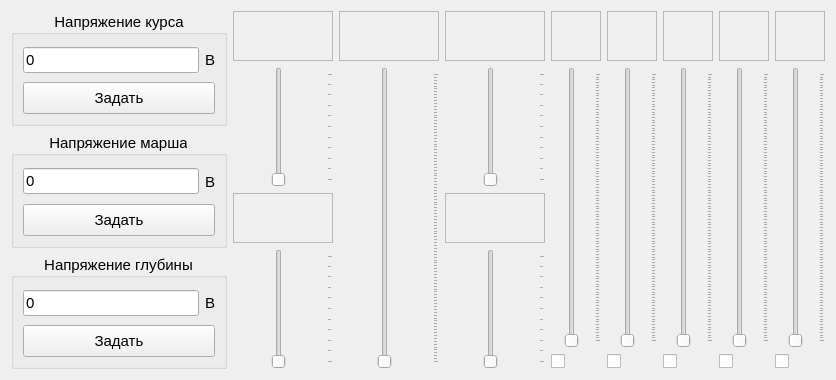
<?xml version="1.0" encoding="UTF-8"?>
<ui version="4.0">
 <class>Debug_Form</class>
 <widget class="QWidget" name="Debug_Form">
  <property name="geometry">
   <rect>
    <x>0</x>
    <y>0</y>
    <width>836</width>
    <height>380</height>
   </rect>
  </property>
  <property name="windowTitle">
   <string>Form</string>
  </property>
  <layout class="QHBoxLayout" name="horizontalLayout">
   <item>
    <layout class="QVBoxLayout" name="verticalLayout_4">
     <item>
      <widget class="QGroupBox" name="groupBox">
       <property name="font">
        <font>
         <pointsize>11</pointsize>
        </font>
       </property>
       <property name="title">
        <string>Напряжение курса</string>
       </property>
       <property name="alignment">
        <set>Qt::AlignCenter</set>
       </property>
       <layout class="QVBoxLayout" name="verticalLayout">
        <item>
         <layout class="QHBoxLayout" name="horizontalLayout_3">
          <item>
           <widget class="QLineEdit" name="le_kurs">
            <property name="text">
             <string>0</string>
            </property>
           </widget>
          </item>
          <item>
           <widget class="QLabel" name="label_2">
            <property name="text">
             <string>В</string>
            </property>
            <property name="alignment">
             <set>Qt::AlignCenter</set>
            </property>
           </widget>
          </item>
         </layout>
        </item>
        <item>
         <widget class="QPushButton" name="btn_setKurs">
          <property name="sizePolicy">
           <sizepolicy hsizetype="Preferred" vsizetype="Preferred">
            <horstretch>0</horstretch>
            <verstretch>0</verstretch>
           </sizepolicy>
          </property>
          <property name="text">
           <string>Задать</string>
          </property>
         </widget>
        </item>
       </layout>
      </widget>
     </item>
     <item>
      <widget class="QGroupBox" name="groupBox_2">
       <property name="font">
        <font>
         <pointsize>11</pointsize>
        </font>
       </property>
       <property name="title">
        <string>Напряжение марша</string>
       </property>
       <property name="alignment">
        <set>Qt::AlignCenter</set>
       </property>
       <layout class="QVBoxLayout" name="verticalLayout_2">
        <item>
         <layout class="QHBoxLayout" name="horizontalLayout_2">
          <item>
           <widget class="QLineEdit" name="le_marsh">
            <property name="text">
             <string>0</string>
            </property>
           </widget>
          </item>
          <item>
           <widget class="QLabel" name="label">
            <property name="text">
             <string>В</string>
            </property>
            <property name="alignment">
             <set>Qt::AlignCenter</set>
            </property>
           </widget>
          </item>
         </layout>
        </item>
        <item>
         <widget class="QPushButton" name="btn_setMarsh">
          <property name="sizePolicy">
           <sizepolicy hsizetype="Preferred" vsizetype="Preferred">
            <horstretch>0</horstretch>
            <verstretch>0</verstretch>
           </sizepolicy>
          </property>
          <property name="text">
           <string>Задать</string>
          </property>
         </widget>
        </item>
       </layout>
      </widget>
     </item>
     <item>
      <widget class="QGroupBox" name="groupBox_3">
       <property name="font">
        <font>
         <pointsize>11</pointsize>
        </font>
       </property>
       <property name="title">
        <string>Напряжение глубины</string>
       </property>
       <property name="alignment">
        <set>Qt::AlignCenter</set>
       </property>
       <layout class="QVBoxLayout" name="verticalLayout_3">
        <item>
         <layout class="QHBoxLayout" name="horizontalLayout_4">
          <item>
           <widget class="QLineEdit" name="le_depth">
            <property name="text">
             <string>0</string>
            </property>
           </widget>
          </item>
          <item>
           <widget class="QLabel" name="label_3">
            <property name="text">
             <string>В</string>
            </property>
            <property name="alignment">
             <set>Qt::AlignCenter</set>
            </property>
           </widget>
          </item>
         </layout>
        </item>
        <item>
         <widget class="QPushButton" name="btn_setDepth">
          <property name="sizePolicy">
           <sizepolicy hsizetype="Preferred" vsizetype="Preferred">
            <horstretch>0</horstretch>
            <verstretch>0</verstretch>
           </sizepolicy>
          </property>
          <property name="text">
           <string>Задать</string>
          </property>
         </widget>
        </item>
       </layout>
      </widget>
     </item>
    </layout>
   </item>
   <item>
    <layout class="QVBoxLayout" name="verticalLayout_5">
     <item>
      <widget class="QLabel" name="lbl_yaw">
       <property name="sizePolicy">
        <sizepolicy hsizetype="Preferred" vsizetype="Minimum">
         <horstretch>0</horstretch>
         <verstretch>0</verstretch>
        </sizepolicy>
       </property>
       <property name="minimumSize">
        <size>
         <width>100</width>
         <height>50</height>
        </size>
       </property>
       <property name="frameShape">
        <enum>QFrame::StyledPanel</enum>
       </property>
       <property name="text">
        <string/>
       </property>
       <property name="alignment">
        <set>Qt::AlignCenter</set>
       </property>
      </widget>
     </item>
     <item>
      <widget class="QSlider" name="sl_yaw">
       <property name="sizePolicy">
        <sizepolicy hsizetype="Preferred" vsizetype="Expanding">
         <horstretch>0</horstretch>
         <verstretch>0</verstretch>
        </sizepolicy>
       </property>
       <property name="orientation">
        <enum>Qt::Vertical</enum>
       </property>
       <property name="tickPosition">
        <enum>QSlider::TicksBelow</enum>
       </property>
      </widget>
     </item>
     <item>
      <widget class="QLabel" name="lbl_yawDes">
       <property name="sizePolicy">
        <sizepolicy hsizetype="Preferred" vsizetype="Minimum">
         <horstretch>0</horstretch>
         <verstretch>0</verstretch>
        </sizepolicy>
       </property>
       <property name="minimumSize">
        <size>
         <width>100</width>
         <height>50</height>
        </size>
       </property>
       <property name="frameShape">
        <enum>QFrame::StyledPanel</enum>
       </property>
       <property name="text">
        <string/>
       </property>
       <property name="alignment">
        <set>Qt::AlignCenter</set>
       </property>
      </widget>
     </item>
     <item>
      <widget class="QSlider" name="sl_yawDes">
       <property name="sizePolicy">
        <sizepolicy hsizetype="Preferred" vsizetype="Expanding">
         <horstretch>0</horstretch>
         <verstretch>0</verstretch>
        </sizepolicy>
       </property>
       <property name="orientation">
        <enum>Qt::Vertical</enum>
       </property>
       <property name="tickPosition">
        <enum>QSlider::TicksBelow</enum>
       </property>
      </widget>
     </item>
    </layout>
   </item>
   <item>
    <layout class="QVBoxLayout" name="verticalLayout_7">
     <item>
      <widget class="QLabel" name="lbl_pitch">
       <property name="sizePolicy">
        <sizepolicy hsizetype="Preferred" vsizetype="Minimum">
         <horstretch>0</horstretch>
         <verstretch>0</verstretch>
        </sizepolicy>
       </property>
       <property name="minimumSize">
        <size>
         <width>100</width>
         <height>50</height>
        </size>
       </property>
       <property name="frameShape">
        <enum>QFrame::StyledPanel</enum>
       </property>
       <property name="text">
        <string/>
       </property>
       <property name="alignment">
        <set>Qt::AlignCenter</set>
       </property>
      </widget>
     </item>
     <item>
      <widget class="QSlider" name="sl_pitch">
       <property name="sizePolicy">
        <sizepolicy hsizetype="Preferred" vsizetype="Expanding">
         <horstretch>0</horstretch>
         <verstretch>0</verstretch>
        </sizepolicy>
       </property>
       <property name="orientation">
        <enum>Qt::Vertical</enum>
       </property>
       <property name="tickPosition">
        <enum>QSlider::TicksBelow</enum>
       </property>
      </widget>
     </item>
    </layout>
   </item>
   <item>
    <layout class="QVBoxLayout" name="verticalLayout_6">
     <item>
      <widget class="QLabel" name="lbl_alt">
       <property name="sizePolicy">
        <sizepolicy hsizetype="Preferred" vsizetype="Minimum">
         <horstretch>0</horstretch>
         <verstretch>0</verstretch>
        </sizepolicy>
       </property>
       <property name="minimumSize">
        <size>
         <width>100</width>
         <height>50</height>
        </size>
       </property>
       <property name="frameShape">
        <enum>QFrame::StyledPanel</enum>
       </property>
       <property name="text">
        <string/>
       </property>
       <property name="alignment">
        <set>Qt::AlignCenter</set>
       </property>
      </widget>
     </item>
     <item>
      <widget class="QSlider" name="sl_alt">
       <property name="sizePolicy">
        <sizepolicy hsizetype="Preferred" vsizetype="Expanding">
         <horstretch>0</horstretch>
         <verstretch>0</verstretch>
        </sizepolicy>
       </property>
       <property name="orientation">
        <enum>Qt::Vertical</enum>
       </property>
       <property name="tickPosition">
        <enum>QSlider::TicksBelow</enum>
       </property>
      </widget>
     </item>
     <item>
      <widget class="QLabel" name="lbl_depth">
       <property name="sizePolicy">
        <sizepolicy hsizetype="Preferred" vsizetype="Minimum">
         <horstretch>0</horstretch>
         <verstretch>0</verstretch>
        </sizepolicy>
       </property>
       <property name="minimumSize">
        <size>
         <width>100</width>
         <height>50</height>
        </size>
       </property>
       <property name="frameShape">
        <enum>QFrame::StyledPanel</enum>
       </property>
       <property name="text">
        <string/>
       </property>
       <property name="alignment">
        <set>Qt::AlignCenter</set>
       </property>
      </widget>
     </item>
     <item>
      <widget class="QSlider" name="sl_depth">
       <property name="sizePolicy">
        <sizepolicy hsizetype="Preferred" vsizetype="Expanding">
         <horstretch>0</horstretch>
         <verstretch>0</verstretch>
        </sizepolicy>
       </property>
       <property name="orientation">
        <enum>Qt::Vertical</enum>
       </property>
       <property name="tickPosition">
        <enum>QSlider::TicksBelow</enum>
       </property>
      </widget>
     </item>
    </layout>
   </item>
   <item>
    <layout class="QGridLayout" name="gridLayout">
     <item row="2" column="2">
      <widget class="QCheckBox" name="rb_error_U3">
       <property name="text">
        <string/>
       </property>
      </widget>
     </item>
     <item row="0" column="4">
      <widget class="QLabel" name="lbl_U5">
       <property name="sizePolicy">
        <sizepolicy hsizetype="Preferred" vsizetype="Minimum">
         <horstretch>0</horstretch>
         <verstretch>0</verstretch>
        </sizepolicy>
       </property>
       <property name="minimumSize">
        <size>
         <width>50</width>
         <height>50</height>
        </size>
       </property>
       <property name="frameShape">
        <enum>QFrame::StyledPanel</enum>
       </property>
       <property name="text">
        <string/>
       </property>
       <property name="alignment">
        <set>Qt::AlignCenter</set>
       </property>
      </widget>
     </item>
     <item row="1" column="2">
      <widget class="QSlider" name="sl_U3">
       <property name="sizePolicy">
        <sizepolicy hsizetype="Preferred" vsizetype="Expanding">
         <horstretch>0</horstretch>
         <verstretch>0</verstretch>
        </sizepolicy>
       </property>
       <property name="orientation">
        <enum>Qt::Vertical</enum>
       </property>
       <property name="tickPosition">
        <enum>QSlider::TicksBelow</enum>
       </property>
      </widget>
     </item>
     <item row="2" column="3">
      <widget class="QCheckBox" name="rb_error_U4">
       <property name="text">
        <string/>
       </property>
      </widget>
     </item>
     <item row="1" column="3">
      <widget class="QSlider" name="sl_U4">
       <property name="sizePolicy">
        <sizepolicy hsizetype="Preferred" vsizetype="Expanding">
         <horstretch>0</horstretch>
         <verstretch>0</verstretch>
        </sizepolicy>
       </property>
       <property name="orientation">
        <enum>Qt::Vertical</enum>
       </property>
       <property name="tickPosition">
        <enum>QSlider::TicksBelow</enum>
       </property>
      </widget>
     </item>
     <item row="0" column="0">
      <widget class="QLabel" name="lbl_U1">
       <property name="sizePolicy">
        <sizepolicy hsizetype="Preferred" vsizetype="Minimum">
         <horstretch>0</horstretch>
         <verstretch>0</verstretch>
        </sizepolicy>
       </property>
       <property name="minimumSize">
        <size>
         <width>50</width>
         <height>50</height>
        </size>
       </property>
       <property name="frameShape">
        <enum>QFrame::StyledPanel</enum>
       </property>
       <property name="text">
        <string/>
       </property>
       <property name="alignment">
        <set>Qt::AlignCenter</set>
       </property>
      </widget>
     </item>
     <item row="1" column="4">
      <widget class="QSlider" name="sl_U5">
       <property name="sizePolicy">
        <sizepolicy hsizetype="Preferred" vsizetype="Expanding">
         <horstretch>0</horstretch>
         <verstretch>0</verstretch>
        </sizepolicy>
       </property>
       <property name="orientation">
        <enum>Qt::Vertical</enum>
       </property>
       <property name="tickPosition">
        <enum>QSlider::TicksBelow</enum>
       </property>
      </widget>
     </item>
     <item row="2" column="4">
      <widget class="QCheckBox" name="rb_error_U5">
       <property name="text">
        <string/>
       </property>
      </widget>
     </item>
     <item row="0" column="1">
      <widget class="QLabel" name="lbl_U2">
       <property name="sizePolicy">
        <sizepolicy hsizetype="Preferred" vsizetype="Minimum">
         <horstretch>0</horstretch>
         <verstretch>0</verstretch>
        </sizepolicy>
       </property>
       <property name="minimumSize">
        <size>
         <width>50</width>
         <height>50</height>
        </size>
       </property>
       <property name="frameShape">
        <enum>QFrame::StyledPanel</enum>
       </property>
       <property name="text">
        <string/>
       </property>
       <property name="alignment">
        <set>Qt::AlignCenter</set>
       </property>
      </widget>
     </item>
     <item row="1" column="1">
      <widget class="QSlider" name="sl_U2">
       <property name="sizePolicy">
        <sizepolicy hsizetype="Preferred" vsizetype="Expanding">
         <horstretch>0</horstretch>
         <verstretch>0</verstretch>
        </sizepolicy>
       </property>
       <property name="orientation">
        <enum>Qt::Vertical</enum>
       </property>
       <property name="tickPosition">
        <enum>QSlider::TicksBelow</enum>
       </property>
      </widget>
     </item>
     <item row="2" column="1">
      <widget class="QCheckBox" name="rb_error_U2">
       <property name="text">
        <string/>
       </property>
      </widget>
     </item>
     <item row="0" column="2">
      <widget class="QLabel" name="lbl_U3">
       <property name="sizePolicy">
        <sizepolicy hsizetype="Preferred" vsizetype="Minimum">
         <horstretch>0</horstretch>
         <verstretch>0</verstretch>
        </sizepolicy>
       </property>
       <property name="minimumSize">
        <size>
         <width>50</width>
         <height>50</height>
        </size>
       </property>
       <property name="frameShape">
        <enum>QFrame::StyledPanel</enum>
       </property>
       <property name="text">
        <string/>
       </property>
       <property name="alignment">
        <set>Qt::AlignCenter</set>
       </property>
      </widget>
     </item>
     <item row="2" column="0">
      <widget class="QCheckBox" name="rb_error_U1">
       <property name="text">
        <string/>
       </property>
      </widget>
     </item>
     <item row="0" column="3">
      <widget class="QLabel" name="lbl_U4">
       <property name="sizePolicy">
        <sizepolicy hsizetype="Preferred" vsizetype="Minimum">
         <horstretch>0</horstretch>
         <verstretch>0</verstretch>
        </sizepolicy>
       </property>
       <property name="minimumSize">
        <size>
         <width>50</width>
         <height>50</height>
        </size>
       </property>
       <property name="frameShape">
        <enum>QFrame::StyledPanel</enum>
       </property>
       <property name="text">
        <string/>
       </property>
       <property name="alignment">
        <set>Qt::AlignCenter</set>
       </property>
      </widget>
     </item>
     <item row="1" column="0">
      <widget class="QSlider" name="sl_U1">
       <property name="sizePolicy">
        <sizepolicy hsizetype="Preferred" vsizetype="Expanding">
         <horstretch>0</horstretch>
         <verstretch>0</verstretch>
        </sizepolicy>
       </property>
       <property name="orientation">
        <enum>Qt::Vertical</enum>
       </property>
       <property name="tickPosition">
        <enum>QSlider::TicksBelow</enum>
       </property>
      </widget>
     </item>
    </layout>
   </item>
  </layout>
 </widget>
 <resources/>
 <connections/>
</ui>
